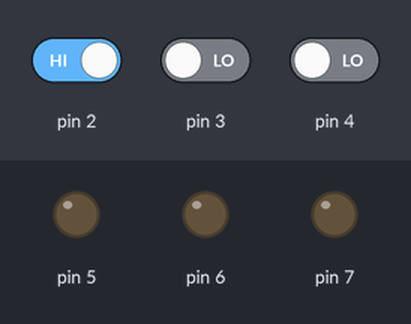
The sketch below on a simulated Arduino Uno, built with avr-gcc and run on an emulated ATmega328P. On the bench: output pins drawn as LEDs (lit = HIGH). The inputs (shaded band) are chosen by the test bench; at power-on: pin 2 HIGH, pin 3 LOW, pin 4 LOW.

Above: at 1.2 s.
1.3 s: pin 2 driven LOW
At 1.8 s:
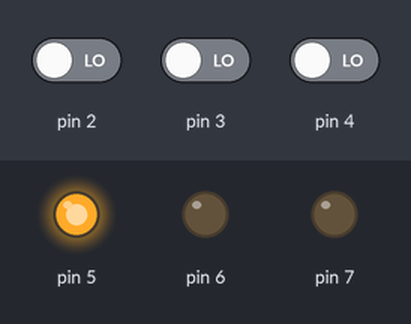
2.8 s: pin 2 driven HIGH
At 4.2 s:
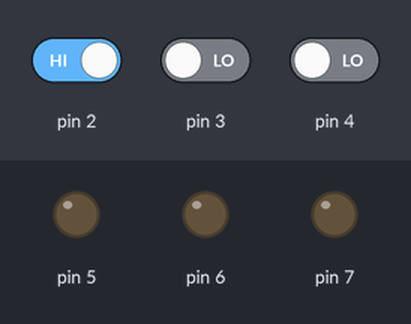
Timing chart, 0 to 5.8 s (numbered marks = the images above; inputs shaded):
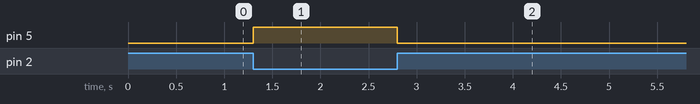

The sketch:

10.Ders_islerini_bitirdinmi.ino
```cpp
// C++ code
//

bool btn1;
bool btn2;
bool btn3;

void setup()
{
  pinMode(5, OUTPUT);
  pinMode(6, OUTPUT);
  pinMode(7, OUTPUT);

  pinMode(2, INPUT);
  pinMode(3, INPUT);
  pinMode(4, INPUT);

  Serial.begin(9600);

}

void loop()
{
  btn1 = digitalRead(2);
  btn2 = digitalRead(3);
  btn3 = digitalRead(4);

  /*Serial.print(btn1);
  Serial.print(btn2);
  Serial.print(btn3);
  Serial.print("  ");*/

  if(!btn1 && !btn2 && !btn3)
  {
    digitalWrite(5, 1);


  }  else
  {
    digitalWrite(5, 0);
    digitalWrite(6, 0);
    digitalWrite(7, 0);

  }


}
```

Measured:
- after the input at 1.3 s, pin 5: LOW → HIGH at once
- after the input at 2.8 s, pin 5: HIGH → LOW at once
